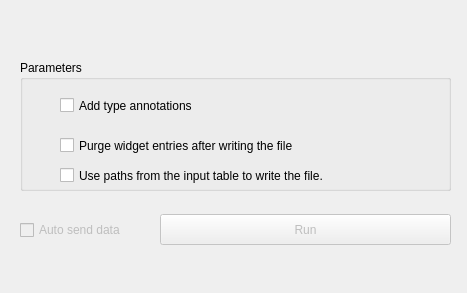
<?xml version="1.0" encoding="UTF-8"?>
<ui version="4.0">
 <class>Form</class>
 <widget class="QWidget" name="Form">
  <property name="geometry">
   <rect>
    <x>0</x>
    <y>0</y>
    <width>467</width>
    <height>293</height>
   </rect>
  </property>
  <property name="windowTitle">
   <string>Form</string>
  </property>
  <widget class="QGroupBox" name="groupBox">
   <property name="geometry">
    <rect>
     <x>20</x>
     <y>60</y>
     <width>431</width>
     <height>131</height>
    </rect>
   </property>
   <property name="title">
    <string>Parameters</string>
   </property>
   <widget class="QCheckBox" name="checkBox">
    <property name="geometry">
     <rect>
      <x>40</x>
      <y>30</y>
      <width>371</width>
      <height>31</height>
     </rect>
    </property>
    <property name="text">
     <string>Add type annotations</string>
    </property>
   </widget>
   <widget class="QCheckBox" name="checkBox_2">
    <property name="geometry">
     <rect>
      <x>40</x>
      <y>70</y>
      <width>361</width>
      <height>31</height>
     </rect>
    </property>
    <property name="text">
     <string>Purge widget entries after writing the file</string>
    </property>
   </widget>
   <widget class="QCheckBox" name="checkBox_3">
    <property name="geometry">
     <rect>
      <x>40</x>
      <y>100</y>
      <width>371</width>
      <height>31</height>
     </rect>
    </property>
    <property name="text">
     <string>Use paths from the input table to write the file.</string>
    </property>
   </widget>
  </widget>
  <widget class="QPushButton" name="pushButton_send">
   <property name="enabled">
    <bool>false</bool>
   </property>
   <property name="geometry">
    <rect>
     <x>160</x>
     <y>214</y>
     <width>291</width>
     <height>31</height>
    </rect>
   </property>
   <property name="text">
    <string>Run</string>
   </property>
  </widget>
  <widget class="QCheckBox" name="checkBox_send">
   <property name="enabled">
    <bool>false</bool>
   </property>
   <property name="geometry">
    <rect>
     <x>20</x>
     <y>220</y>
     <width>121</width>
     <height>20</height>
    </rect>
   </property>
   <property name="text">
    <string>Auto send data</string>
   </property>
  </widget>
 </widget>
 <resources/>
 <connections/>
</ui>
